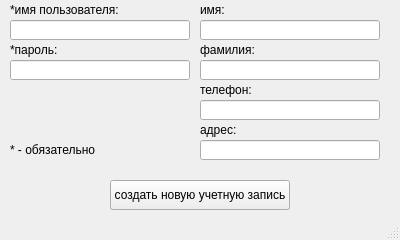
<?xml version="1.0" encoding="UTF-8"?>
<ui version="4.0">
 <class>MainWindow</class>
 <widget class="QMainWindow" name="MainWindow">
  <property name="enabled">
   <bool>true</bool>
  </property>
  <property name="geometry">
   <rect>
    <x>0</x>
    <y>0</y>
    <width>400</width>
    <height>240</height>
   </rect>
  </property>
  <property name="sizePolicy">
   <sizepolicy hsizetype="Fixed" vsizetype="Fixed">
    <horstretch>0</horstretch>
    <verstretch>0</verstretch>
   </sizepolicy>
  </property>
  <property name="minimumSize">
   <size>
    <width>400</width>
    <height>240</height>
   </size>
  </property>
  <property name="maximumSize">
   <size>
    <width>400</width>
    <height>240</height>
   </size>
  </property>
  <property name="windowTitle">
   <string>Создать нового пользователя</string>
  </property>
  <widget class="QWidget" name="centralwidget">
   <widget class="QPushButton" name="pb_signin">
    <property name="geometry">
     <rect>
      <x>110</x>
      <y>180</y>
      <width>180</width>
      <height>30</height>
     </rect>
    </property>
    <property name="sizePolicy">
     <sizepolicy hsizetype="Preferred" vsizetype="Preferred">
      <horstretch>0</horstretch>
      <verstretch>0</verstretch>
     </sizepolicy>
    </property>
    <property name="text">
     <string>создать новую учетную запись</string>
    </property>
   </widget>
   <widget class="QLineEdit" name="le_password">
    <property name="geometry">
     <rect>
      <x>10</x>
      <y>60</y>
      <width>180</width>
      <height>20</height>
     </rect>
    </property>
    <property name="inputMask">
     <string notr="true"/>
    </property>
    <property name="frame">
     <bool>true</bool>
    </property>
    <property name="echoMode">
     <enum>QLineEdit::Password</enum>
    </property>
    <property name="cursorPosition">
     <number>0</number>
    </property>
    <property name="cursorMoveStyle">
     <enum>Qt::VisualMoveStyle</enum>
    </property>
    <property name="clearButtonEnabled">
     <bool>false</bool>
    </property>
   </widget>
   <widget class="QLineEdit" name="le_username">
    <property name="geometry">
     <rect>
      <x>10</x>
      <y>20</y>
      <width>180</width>
      <height>20</height>
     </rect>
    </property>
   </widget>
   <widget class="QLabel" name="label_1">
    <property name="geometry">
     <rect>
      <x>10</x>
      <y>0</y>
      <width>180</width>
      <height>20</height>
     </rect>
    </property>
    <property name="text">
     <string>*имя пользователя:</string>
    </property>
   </widget>
   <widget class="QLabel" name="label_2">
    <property name="geometry">
     <rect>
      <x>10</x>
      <y>40</y>
      <width>180</width>
      <height>20</height>
     </rect>
    </property>
    <property name="text">
     <string>*пароль:</string>
    </property>
   </widget>
   <widget class="QLineEdit" name="le_name">
    <property name="geometry">
     <rect>
      <x>200</x>
      <y>20</y>
      <width>180</width>
      <height>20</height>
     </rect>
    </property>
   </widget>
   <widget class="QLabel" name="label_4">
    <property name="geometry">
     <rect>
      <x>200</x>
      <y>0</y>
      <width>180</width>
      <height>20</height>
     </rect>
    </property>
    <property name="text">
     <string>имя:</string>
    </property>
   </widget>
   <widget class="QLineEdit" name="le_surname">
    <property name="geometry">
     <rect>
      <x>200</x>
      <y>60</y>
      <width>180</width>
      <height>20</height>
     </rect>
    </property>
   </widget>
   <widget class="QLabel" name="label_5">
    <property name="geometry">
     <rect>
      <x>200</x>
      <y>40</y>
      <width>180</width>
      <height>20</height>
     </rect>
    </property>
    <property name="text">
     <string>фамилия:</string>
    </property>
   </widget>
   <widget class="QLineEdit" name="le_phone">
    <property name="geometry">
     <rect>
      <x>200</x>
      <y>100</y>
      <width>180</width>
      <height>20</height>
     </rect>
    </property>
   </widget>
   <widget class="QLabel" name="label_6">
    <property name="geometry">
     <rect>
      <x>200</x>
      <y>80</y>
      <width>180</width>
      <height>20</height>
     </rect>
    </property>
    <property name="text">
     <string>телефон:</string>
    </property>
   </widget>
   <widget class="QLineEdit" name="le_adress">
    <property name="geometry">
     <rect>
      <x>200</x>
      <y>140</y>
      <width>180</width>
      <height>20</height>
     </rect>
    </property>
   </widget>
   <widget class="QLabel" name="label_7">
    <property name="geometry">
     <rect>
      <x>200</x>
      <y>120</y>
      <width>180</width>
      <height>20</height>
     </rect>
    </property>
    <property name="text">
     <string>адрес:</string>
    </property>
   </widget>
   <widget class="QLabel" name="label_3">
    <property name="geometry">
     <rect>
      <x>10</x>
      <y>140</y>
      <width>180</width>
      <height>20</height>
     </rect>
    </property>
    <property name="text">
     <string>* - обязательно</string>
    </property>
   </widget>
  </widget>
  <widget class="QStatusBar" name="statusbar"/>
 </widget>
 <resources/>
 <connections/>
</ui>
